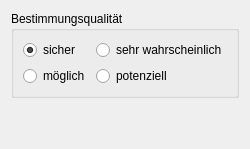
     <widget class="QWidget" name="tab_nosight">
      <property name="accessibleName">
       <string/>
      </property>
      <property name="autoFillBackground">
       <bool>true</bool>
      </property>
      <property name="dbvalue" stdset="0">
       <string>NOSIGHT</string>
      </property>
      <attribute name="title">
       <string>Keine Sichtung</string>
      </attribute>
      <layout class="QVBoxLayout" name="verticalLayout_4">
       <item>
        <widget class="QGroupBox" name="gbxNoSightQuality">
         <property name="title">
          <string>Bestimmungsqualität</string>
         </property>
         <layout class="QGridLayout" name="gridLayout_5">
          <item row="0" column="0">
           <widget class="QRadioButton" name="rbNoSightQual1">
            <property name="text">
             <string comment="1">sicher</string>
            </property>
            <property name="checked">
             <bool>true</bool>
            </property>
            <property name="dbvalue" stdset="0">
             <string>1</string>
            </property>
            <attribute name="buttonGroup">
             <string notr="true">buttongroup_nosight</string>
            </attribute>
           </widget>
          </item>
          <item row="0" column="1">
           <widget class="QRadioButton" name="rbNoSightQual2">
            <property name="text">
             <string comment="2">sehr wahrscheinlich</string>
            </property>
            <property name="dbvalue" stdset="0">
             <string>2</string>
            </property>
            <attribute name="buttonGroup">
             <string notr="true">buttongroup_nosight</string>
            </attribute>
           </widget>
          </item>
          <item row="1" column="0">
           <widget class="QRadioButton" name="rbNoSightQual3">
            <property name="text">
             <string comment="3">möglich</string>
            </property>
            <property name="dbvalue" stdset="0">
             <string>3</string>
            </property>
            <attribute name="buttonGroup">
             <string notr="true">buttongroup_nosight</string>
            </attribute>
           </widget>
          </item>
          <item row="1" column="1">
           <widget class="QRadioButton" name="rbNoSightQual4">
            <property name="text">
             <string comment="4">potenziell</string>
            </property>
            <property name="dbvalue" stdset="0">
             <string>4</string>
            </property>
            <attribute name="buttonGroup">
             <string notr="true">buttongroup_nosight</string>
            </attribute>
           </widget>
          </item>
         </layout>
        </widget>
       </item>
       <item>
        <spacer name="verticalSpacer_5">
         <property name="orientation">
          <enum>Qt::Vertical</enum>
         </property>
         <property name="sizeHint" stdset="0">
          <size>
           <width>20</width>
           <height>40</height>
          </size>
         </property>
        </spacer>
       </item>
      </layout>
     </widget>
